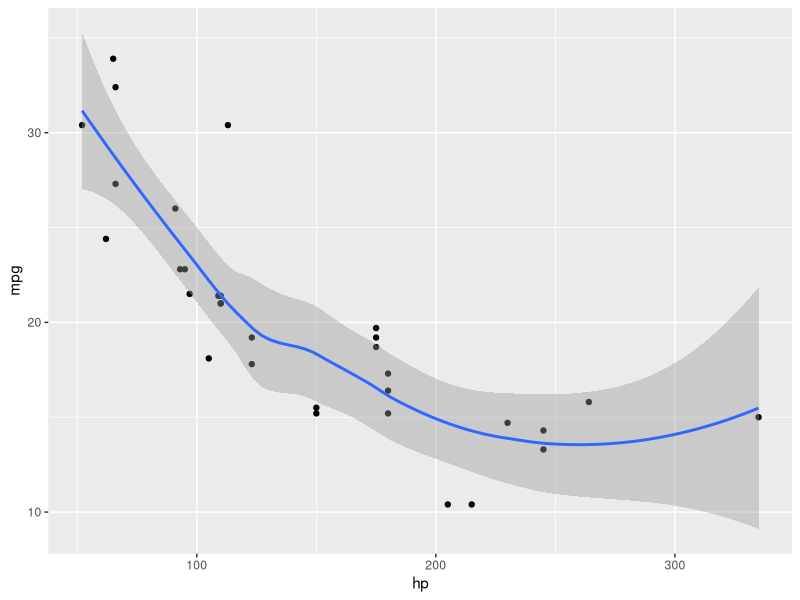

This figure's R source:
## ---- chunk 1
library(tidyverse)
## ---- chunk 2
mtcars |> 
  ggplot(mapping = aes(x = hp, 
                       y = mpg)) + 
  geom_point() + 
  geom_smooth()
